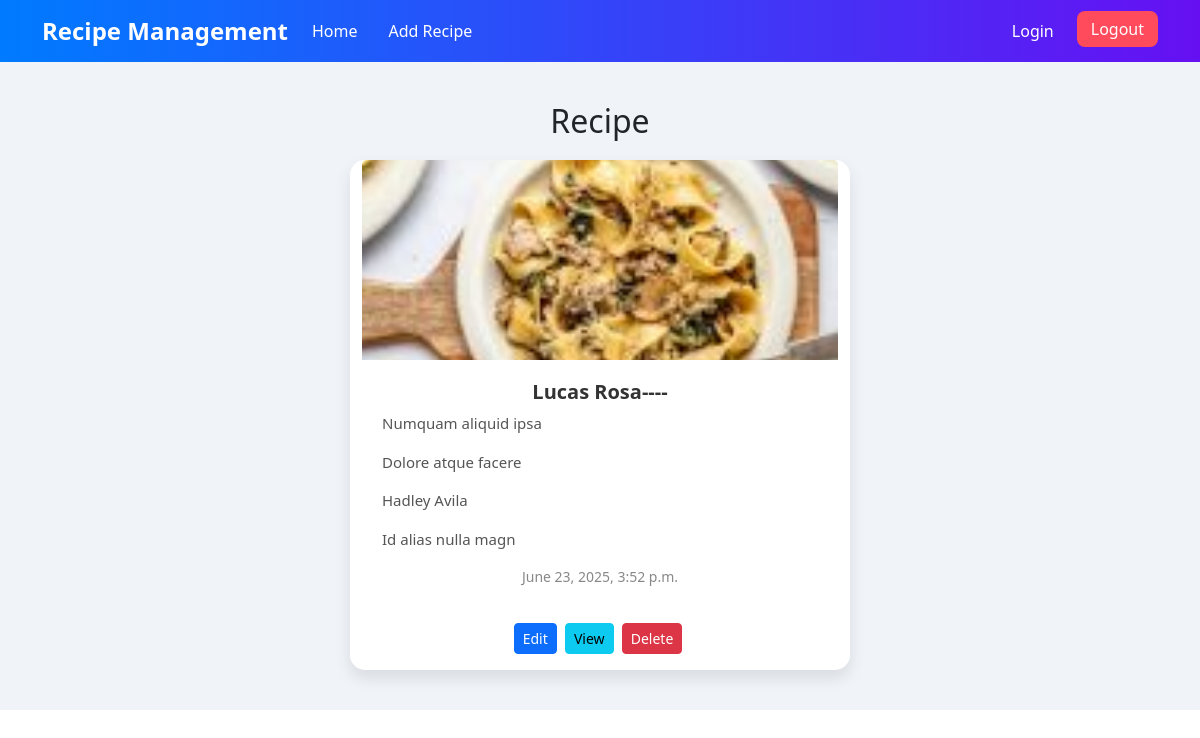
The page /viewRecipe/2 (signed in) on the database its author committed.
### recipe/models.py (models this page shows)
class recipeModel(models.Model):
    image = models.ImageField(upload_to='media/recipes', null=True)
    name = models.CharField(max_length=100, null=True)
    ingredients = models.TextField(null=True)
    instructions = models.TextField(null=True)
    creator = models.CharField(max_length=100, null=True)
    description =models.TextField(null=True)
    created_at = models.DateTimeField(auto_now_add=True, null=True)

### recipe/views.py (the view)
# urls.py: path('viewRecipe/<str:id>', viewRecipe, name='viewRecipe'),
@login_required
def viewRecipe(request,id):
    recipeData = recipeModel.objects.get(id=id)
    return render(request, 'viewRecipe.html', {'recipe': recipeData})

### recipe/templates/viewRecipe.html (shortened to what this page needs)
{% extends 'master.html' %}
{% block body %}
  <div class="body">
    <div class="container">
        <h2 class="mb-4 text-center">Recipe</h2>
        <div class="row g-4">
            <div class="card news-card">
              <img src="{{recipe.image.url}}" class="card-img-top news-img" alt="Thumbnail">
              <div class="card-body">
                <h5 class="news-title text-center">{{recipe.name}}</h5>
                <p class="news-content">{{recipe.ingredients}}</p>
                <p class="news-content">{{recipe.instructions}}</p>
                <p class="news-content">{{recipe.creator}}</p>
                <p class="news-content">{{recipe.description}}</p>
                <p class="news-date mb-0 text-center">{{recipe.created_at}}</p>
              </div>
              <div class="text-center p-3">
                <a href="{% url 'editRecipe' recipe.id %}" class="btn btn-sm btn-primary me-1">Edit</a>
                <a href="{% url 'viewRecipe' recipe.id %}" class="btn btn-sm btn-info me-1">View</a>
                <a href="{% url 'deleteRecipe' recipe.id %}" class="btn btn-sm btn-danger me-1">Delete</a>
              </div>
            </div>
        </div>
      </div>
  </div>
{% endblock body %}

### recipe/templates/viewRecipe.html (style rules this page uses)
.body { background: #f0f4f8; font-family: 'Segoe UI', sans-serif; padding: 40px 20px; }
.news-card { border: none; border-radius: 15px; overflow: hidden; box-shadow: 0 8px 16px rgba(0, 0, 0, 0.1); transition: transform 0.3s ease; width: 500px; margin: 0 auto; margin-top: 20px; }
.news-img { height: 200px; object-fit: cover; }
.news-title { font-size: 20px; font-weight: 600; color: #333; }
.news-content { font-size: 15px; color: #555; max-height: 100px; overflow: hidden; }
.news-date { font-size: 14px; color: #888; }
.card-body { padding: 20px; }

### rows shown on the page
recipeModel: image (picture), name "Lucas Rosa----", ingredients "Numquam aliquid ipsa", instructions "Dolore atque facere", creator "Hadley Avila", description "Id alias nulla magn", created_at "June 23, 2025, 3:52 p.m."
